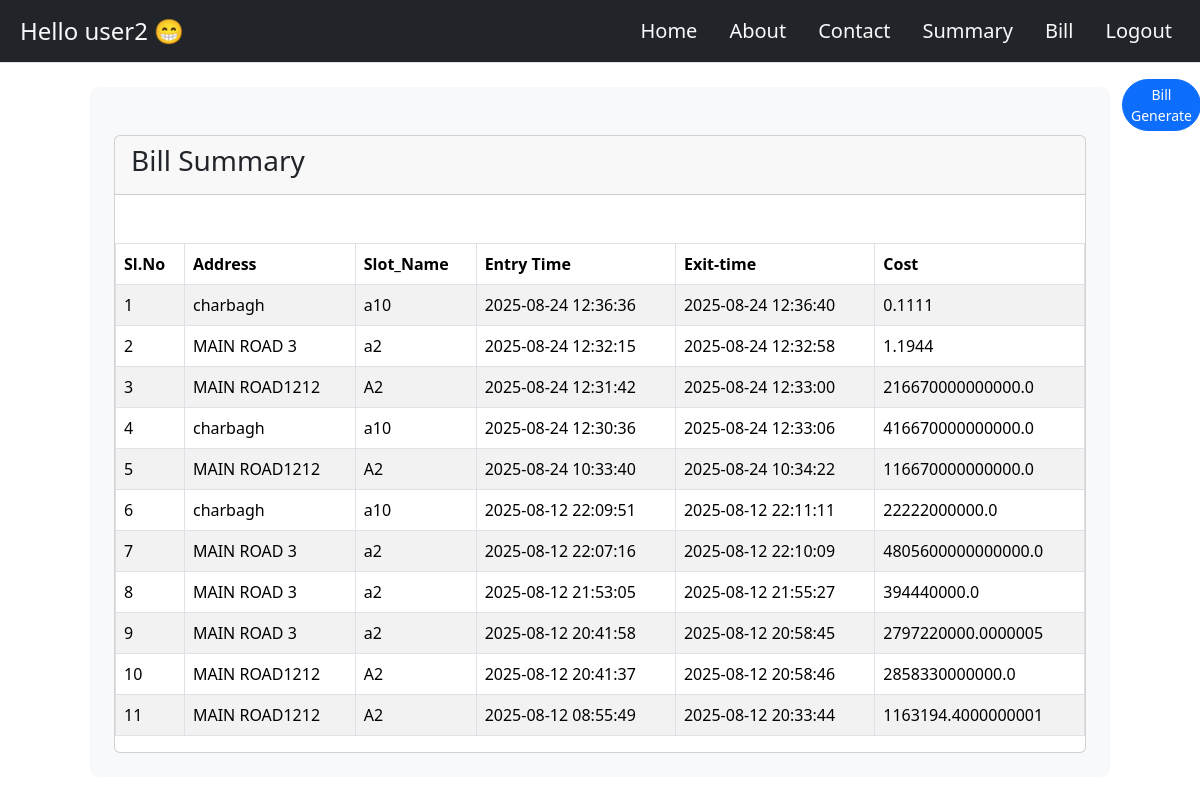
/cost (signed in), run on the app's committed database.
### tables this page shows
CREATE TABLE users(
        id INTEGER PRIMARY KEY AUTOINCREMENT,
        user_name VARCHAR(50)  NOT NULL,
        email TEXT UNIQUE NOT NULL,
        password VARCHAR(50) NOT NULL,
        full_name TEXT NOT NULL,
        address TEXT NOT NULL,
        mobile_number INTEGER UNIQUE NOT NULL,
        pin_code INTEGER NOT NULL,
        driving_licese TEXT UNIQUE NOT NULL
        );

CREATE TABLE lots(
          id INTEGER PRIMARY KEY AUTOINCREMENT,
          slot_id INTEGER,
          lot_no INTEGER,
            available_lot INTEGER,
          vehicle_number TEXT,
            entry_time TEXT,
            exit_time TEXT,
          occupied BOOLEAN,
          price REAL, user_name TEXT, earning REAL,
          FOREIGN KEY(slot_id) REFERENCES slot(id)
          );

CREATE TABLE slots(
          id INTEGER PRIMARY KEY AUTOINCREMENT,
          slot_name TEXT UNIQUE,
          slot_address TEXT,
          total_lot INTEGER,
          cost INTEGER,
          pincode INTEGER
          , total_earning REAL, available INTEGER DEFAULT 0);

### app.py (the view)
@app.route('/cost')
def cost():
    if 'user_id' not in session:
        return redirect('/login')
    user_id = session['user_id']
    with sqlite3.connect('parkingvehicle.db') as conn:
        c = conn.cursor()
        c.execute("SELECT user_name FROM users WHERE id = ?", (user_id,))
        result = c.fetchone()
        user_name=result[0]
        c.execute("select l.slot_id,l.lot_no,l.vehicle_number,l.entry_time,l.exit_time,l.earning,s.slot_address,s.slot_name from lots as l join slots as s on l.slot_id=s.id where l.user_name=? order by l.entry_time desc",(result[0],))
        zdata = c.fetchall()
        for i in zdata:
            print(i)
    return render_template('cost.html',zdata=zdata,user_name=user_name)

### templates/cost.html (shortened to what this page needs)
<!doctype html>
<html lang="en">
<head>
    <link href="https://cdn.jsdelivr.net/npm/bootstrap@5.3.7/dist/css/bootstrap.min.css" rel="stylesheet"
>
</head>
<body>
    <header class="bg-dark text-light border-bottom">
        <div class="container-fluid d-flex flex-wrap align-items-center justify-content-between py-2">
            <div class="fs-4 px-2">
                Hello {{ user_name }} 😁
            </div>
            <nav class="nav nav-pills fs-5">
                <a class="nav-link text-light" href="/user_dashboard"> Home</a>
                <a class="nav-link text-light" href="/about"> About</a>
                <a class="nav-link text-light" href="/contact"> Contact</a>
                <a class="nav-link text-light" href="/summary"> Summary</a>
                <a class="nav-link text-light" href="/cost"> Bill</a>
                <a class="nav-link text-light" href="/"> Logout</a>
            </nav>
        </div>
    </header>
    <div class="row">
        <div class="col-1">
        </div>
       <br>
        <div class="col-10 container-fluid bg-light mt-4 p-4 rounded-3 ">
            <br>
            <div class="card">
                <div class="card-header">
                    <h3>Bill Summary</h3>
                </div>
             <br>
            <table class="table table-bordered table-striped mt-4">
                <thead>
                    <tr>
                        <th>Sl.No</th>
                        <th>Address</th>
                        <Th>Slot_Name</Th>
                        <th>Entry Time</th>
                        <th>Exit-time</th>
                        <th>Cost</th>
                    </tr>
                </thead>
                <tbody>
                    <tr>
                        {% for i in zdata %}
                        <td>{{loop.index}}</td>
                        <td>{{ i[6] }}</td>
                        <td>{{ i[7] }}</td>
                        <td>{{ i[3] }}</td>
                        <td>{{ i[4] }}</td>
                        <td>{{ i[5] }}</td>
                    </tr>
                    {% endfor %}
                </tbody>
            </table></div>
        </div>
        <div class="container-fluid col-1">
            <a href="/bill_options" class="btn btn-primary mt-3 btn-sm me-3 rounded-pill"> Bill Generate</a>
</div>
    </div>
</body>
</html>

### data on the page
users: user_name "user2"
lots: slot_address "charbagh", slot_name "a10", entry_time "2025-08-24 12:36:36", exit_time "2025-08-24 12:36:40", earning "0.1111"
lots: slot_address "MAIN ROAD 3", slot_name "a2", entry_time "2025-08-24 12:32:15", exit_time "2025-08-24 12:32:58", earning "1.1944"
lots: slot_address "MAIN ROAD1212", slot_name "A2", entry_time "2025-08-24 12:31:42", exit_time "2025-08-24 12:33:00", earning "216670000000000.0"
lots: slot_address "charbagh", slot_name "a10", entry_time "2025-08-24 12:30:36", exit_time "2025-08-24 12:33:06", earning "416670000000000.0"
lots: slot_address "MAIN ROAD1212", slot_name "A2", entry_time "2025-08-24 10:33:40", exit_time "2025-08-24 10:34:22", earning "116670000000000.0"
lots: slot_address "charbagh", slot_name "a10", entry_time "2025-08-12 22:09:51", exit_time "2025-08-12 22:11:11", earning "22222000000.0"
lots: slot_address "MAIN ROAD 3", slot_name "a2", entry_time "2025-08-12 22:07:16", exit_time "2025-08-12 22:10:09", earning "4805600000000000.0"
lots: slot_address "MAIN ROAD 3", slot_name "a2", entry_time "2025-08-12 21:53:05", exit_time "2025-08-12 21:55:27", earning "394440000.0"
lots: slot_address "MAIN ROAD 3", slot_name "a2", entry_time "2025-08-12 20:41:58", exit_time "2025-08-12 20:58:45", earning "2797220000.0000005"
lots: slot_address "MAIN ROAD1212", slot_name "A2", entry_time "2025-08-12 20:41:37", exit_time "2025-08-12 20:58:46", earning "2858330000000.0"
lots: slot_address "MAIN ROAD1212", slot_name "A2", entry_time "2025-08-12 08:55:49", exit_time "2025-08-12 20:33:44", earning "1163194.4000000001"
